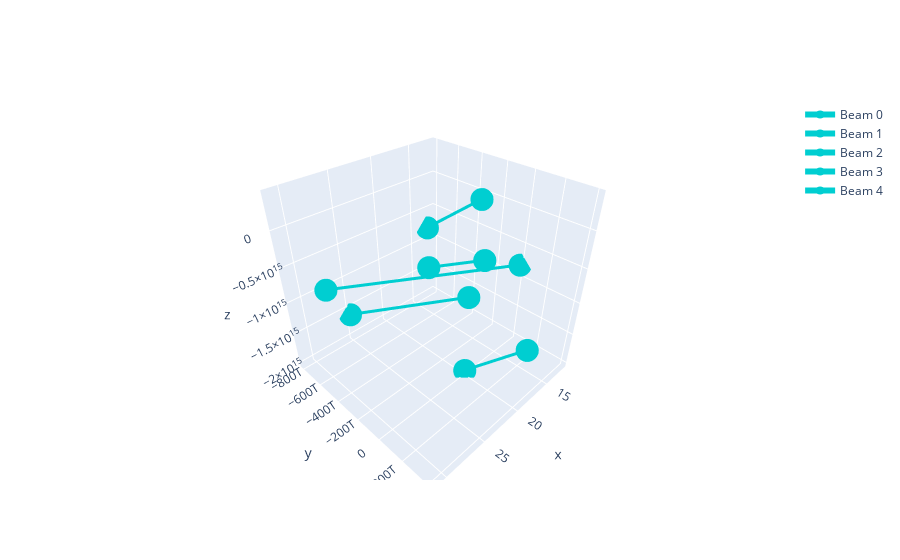

Source (notebook cell):
### Code cell
# now i have an array of lines with a start and end point
# display the lines in a 3d plot with the module plotly
import plotly.graph_objects as go
import numpy as np

# Create figure
fig = go.Figure()

# Add traces, one for each slider step
for i in range(len(h_lines)):
    fig.add_trace(
        go.Scatter3d(
            visible=True,
            line=dict(color="#00CED1", width=6),
            name=f"Beam {i}",
            x=h_lines[i,0:2],
            y=h_lines[i,2:4],
            z=h_lines[i,4:6]))
    
# # Make 10th trace visible
# fig.data[0].visible = True

# # Create and add slider
# steps = []
# for i in range(len(fig.data)):
#     step = dict(
#         method="update",
#         args=[{"visible": [False] * len(fig.data)},
#               {"title": f"Beam {i}"}],  # layout attribute
#     )
#     step["args"][0]["visible"][i] = True  # Toggle i'th trace to "visible"
#     steps.append(step)

# sliders = [dict(
#     active=0,
#     currentvalue={"prefix": "Beam: "},
#     pad={"t": 50},
#     steps=steps
# )]  

# fig.update_layout(
#     sliders=sliders
# )

fig.show()

### Figure 1 — Plotly figure (JSON) as saved in the notebook; plotly's stock layout.template omitted (floating-point values rounded to 4 significant figures)
{"data": [{"line": {"color": "#00CED1", "width": 6}, "name": "Beam 0", "type": "scatter3d", "visible": true, "x": [19, 13], "y": [30, -799999999999981], "z": [400000000000013, -799999999999970]}, {"line": {"color": "#00CED1", "width": 6}, "name": "Beam 1", "type": "scatter3d", "visible": true, "x": [18, 19], "y": [22, -399999999999982], "z": [-399999999999981, -799999999999978]}, {"line": {"color": "#00CED1", "width": 6}, "name": "Beam 2", "type": "scatter3d", "visible": true, "x": [20, 25], "y": [34, -799999999999980], "z": [-799999999999975, -1599999999999966]}, {"line": {"color": "#00CED1", "width": 6}, "name": "Beam 3", "type": "scatter3d", "visible": true, "x": [12, 31], "y": [28, -399999999999988], "z": [-799999999999969, -399999999999972]}, {"line": {"color": "#00CED1", "width": 6}, "name": "Beam 4", "type": "scatter3d", "visible": true, "x": [20, 19], "y": [15, 400000000000020], "z": [-1999999999999981, -1199999999999985]}], "layout": {}}
